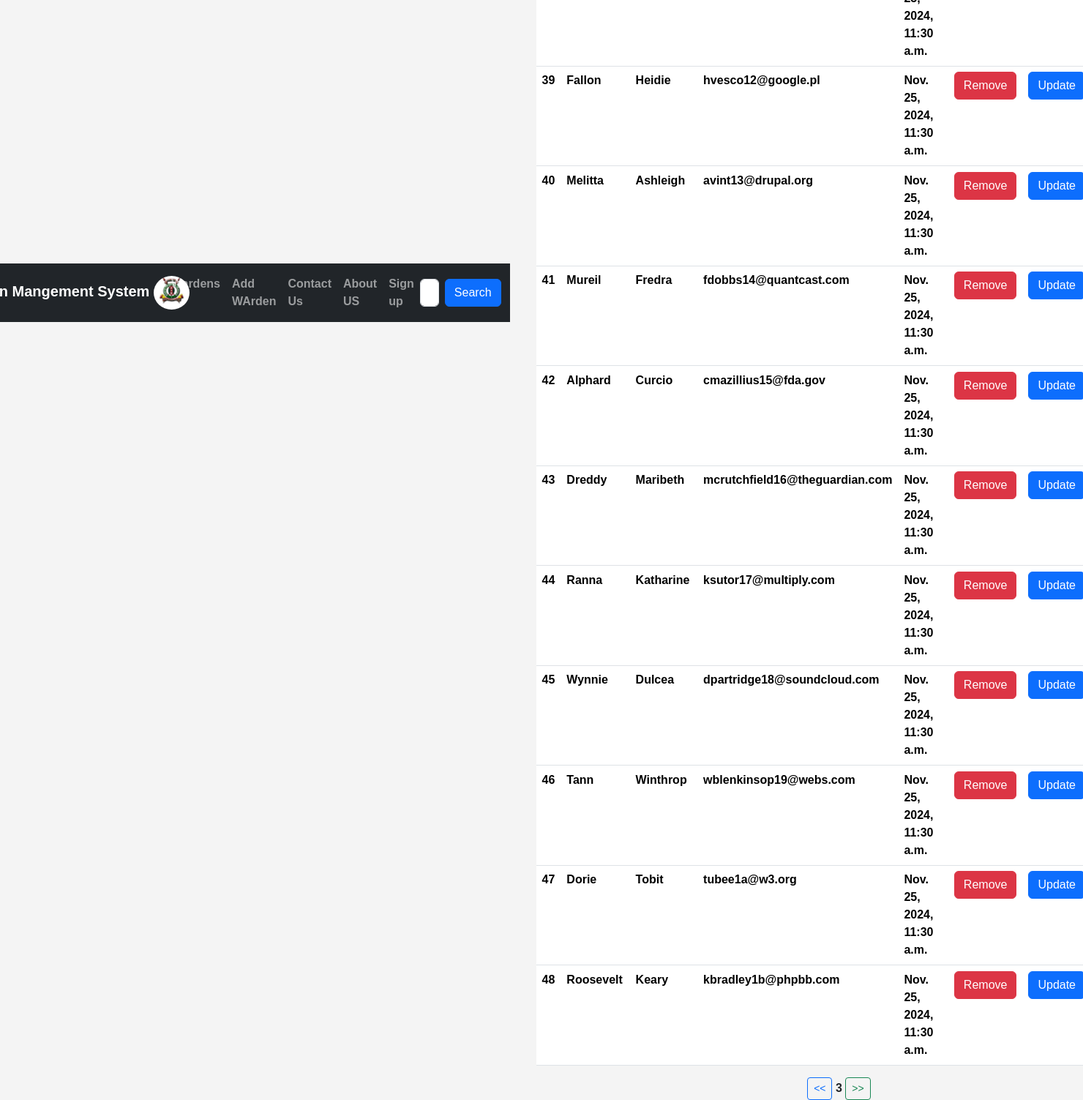
/?page=3 (signed in), run on the app's committed database.
### prison/models.py (models this page shows, shortened)
class Warden(models.Model):
    FirstName = models.CharField(max_length=30)
    LastName = models.CharField(max_length=30)
    Email = models.EmailField(unique=True)
    Age = models.PositiveSmallIntegerField(default=0)
    Gender = models.CharField(max_length=10)
    Weight = models.PositiveIntegerField(default=0)
    ServiceNumber = models.PositiveIntegerField(default=0)
    ProfilePicture = models.ImageField(upload_to=generate_unique_name, null=True)
    created_at = models.DateTimeField(auto_now_add=True)
    updated_at = models.DateTimeField(auto_now=True)
    class Meta:
        db_table = 'Wardens'

### prison/views.py (the view)
# urls.py: path('',views.Wardens,name='Wardens'),
@login_required
def Wardens(request):
    data = Warden.objects.all()
    data = Warden.objects.all().order_by('id').values()  # ORM select * from customers
    paginator = Paginator(data, 15)
    page = request.GET.get('page', 1)
    try:
        paginated_data = paginator.page(page)
    except  EmptyPage:
        paginated_data = paginator.page(1)
    return render(request, "Wardens.html", {"data": paginated_data})

### templates/Wardens.html (shortened to what this page needs)
{% extends 'Master.html' %}
{% block content %}
<div class="container">
<table class="table">
   {% for warden in data.object_list %}
  	<tr>
      <tr>
                  <td>{{ warden.id }}</td>
                  <td>{{ warden.FirstName }}</td>
                  <td>{{ warden.LastName }}</td>
                  <td>{{ warden.Email }}</td>
                  <td>{{ warden.created_at }}</td>
         <td>
             <a class="btn btn-danger" href="{% url 'DeleteWarden' warden.id %}">Remove</a>
         </td>
          <td>
              <a class="btn btn-primary" href="{% url 'UpdateWarden' warden.id %}">Update</a>
          </td>
              </tr>
  {% empty %}
  	<p>no Wardens  in this prison</p>
  {% endfor %}
</table>
  <div class="row justify-content-center">
            <div class="col-sm-2">
                {% if data.has_previous %}
                    <a class="btn btn-outline-primary btn-sm" href="?page={{ data.previous_page_number }}"> << </a>
                {% endif %}
                <span class="mx-auto">{{ data.number }}</span>
                {% if data.has_next %}
                    <a class="btn btn-outline-success btn-sm" href="?page={{ data.next_page_number }}"> >> </a>
                {% endif %}
            </div>
        </div>
</div>
{% endblock %}

### prison/static/css/my_style.css (style rules this page uses)
body { font-family: "Tinos", serif; font-weight: 700; font-style: normal; }
body { font-family: Arial, sans-serif; background-color: #f4f4f4; margin: 0; padding: 0; display: flex; justify-content: center; align-items: center; height: 100vh; }
a { color: #007bff; text-decoration: none; }

### data on the page
Warden: id "39", FirstName "Fallon", LastName "Heidie", Email "hvesco12@google.pl", created_at "Nov. 25, 2024, 11:30 a.m."
Warden: id "40", FirstName "Melitta", LastName "Ashleigh", Email "avint13@drupal.org", created_at "Nov. 25, 2024, 11:30 a.m."
Warden: id "41", FirstName "Mureil", LastName "Fredra", Email "fdobbs14@quantcast.com", created_at "Nov. 25, 2024, 11:30 a.m."
Warden: id "42", FirstName "Alphard", LastName "Curcio", Email "cmazillius15@fda.gov", created_at "Nov. 25, 2024, 11:30 a.m."
Warden: id "43", FirstName "Dreddy", LastName "Maribeth", Email "mcrutchfield16@theguardian.com", created_at "Nov. 25, 2024, 11:30 a.m."
Warden: id "44", FirstName "Ranna", LastName "Katharine", Email "ksutor17@multiply.com", created_at "Nov. 25, 2024, 11:30 a.m."
Warden: id "45", FirstName "Wynnie", LastName "Dulcea", Email "dpartridge18@soundcloud.com", created_at "Nov. 25, 2024, 11:30 a.m."
Warden: id "46", FirstName "Tann", LastName "Winthrop", Email "wblenkinsop19@webs.com", created_at "Nov. 25, 2024, 11:30 a.m."
Warden: id "47", FirstName "Dorie", LastName "Tobit", Email "tubee1a@w3.org", created_at "Nov. 25, 2024, 11:30 a.m."
Warden: id "48", FirstName "Roosevelt", LastName "Keary", Email "kbradley1b@phpbb.com", created_at "Nov. 25, 2024, 11:30 a.m."

### other printed values
{{ data.number }} "3"
